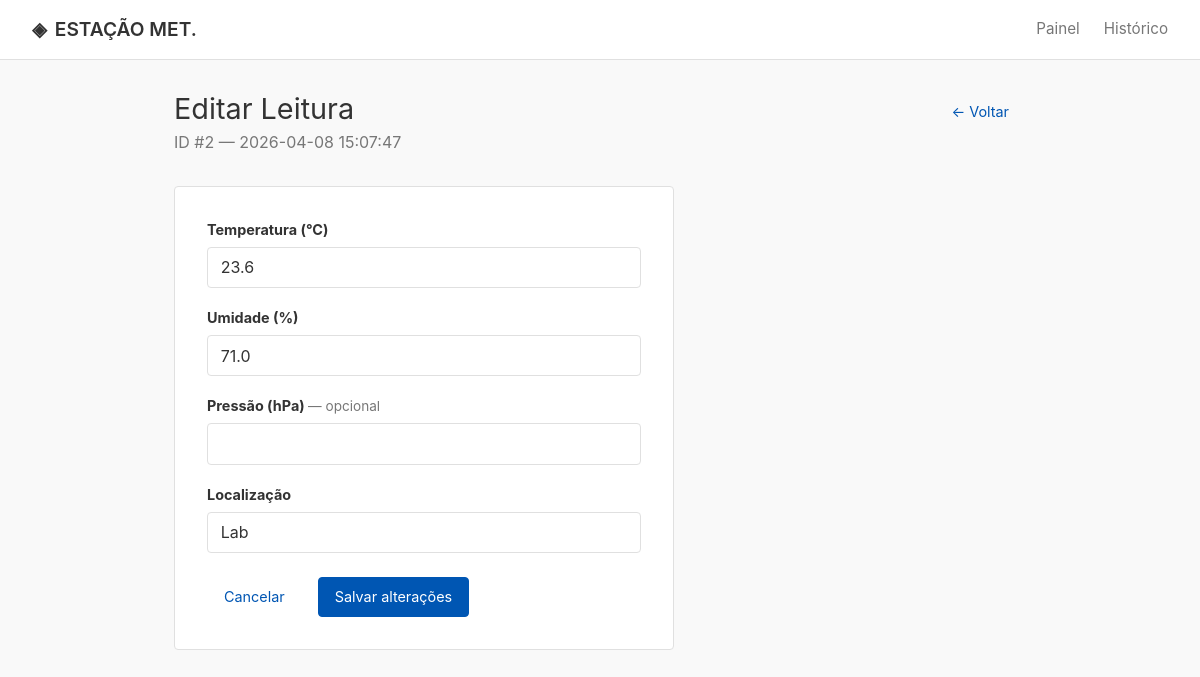
Page /leituras/2/editar on the committed database.
### tables this page shows
CREATE TABLE leituras (
    id INTEGER PRIMARY KEY AUTOINCREMENT,
    temperatura REAL NOT NULL,
    umidade REAL NOT NULL,
    pressao REAL,
    localizacao TEXT DEFAULT 'Lab',
    timestamp DATETIME DEFAULT (datetime('now','localtime'))
);

### app.py (the view)
@app.route('/leituras/<int:id>/editar', methods=['GET'])
def editar_form(id):
    leituraEncontrada = buscarLeitura(id)
    if leituraEncontrada is None:
        return 'Leitura não encontrada', 404
    return render_template('editar.html', leitura=leituraEncontrada)

### database.py (called while the page is built)
def obterConexaoBanco():
    conexao = sqlite3.connect(caminhoBanco, timeout=10)
    conexao.execute('PRAGMA journal_mode=WAL')
    conexao.execute('PRAGMA busy_timeout=5000')
    conexao.row_factory = sqlite3.Row
    return conexao

def buscarLeitura(id):
    conexao = obterConexaoBanco()
    linha = conexao.execute('SELECT * FROM leituras WHERE id = ?', (id,)).fetchone()
    conexao.close()
    return linha

### templates/editar.html (shortened to what this page needs)
{% extends 'base.html' %}
{% block content %}
<div class="page-header">
  <div>
    <h1 class="page-title">Editar Leitura</h1>
    <p class="page-sub">ID #{{ leitura['id'] }} — {{ leitura['timestamp'] }}</p>
  </div>
  <a href="{{ url_for('listar') }}" class="btn btn-ghost">← Voltar</a>
</div>
<div class="form-card">
  <form method="POST" action="{{ url_for('editar_submit', id=leitura['id']) }}">
    <div class="form-group">
      <label for="temperatura">Temperatura (°C)</label>
      <input
        type="number" step="0.1" id="temperatura" name="temperatura"
        value="{{ leitura['temperatura'] }}" required
        class="form-input"
      >
    </div>
    <div class="form-group">
      <label for="umidade">Umidade (%)</label>
      <input
        type="number" step="0.1" id="umidade" name="umidade"
        value="{{ leitura['umidade'] }}" required
        class="form-input"
      >
    </div>
    <div class="form-group">
      <label for="pressao">Pressão (hPa) <span class="optional">— opcional</span></label>
      <input
        type="number" step="0.1" id="pressao" name="pressao"
        value="{{ leitura['pressao'] if leitura['pressao'] else '' }}"
        class="form-input"
      >
    </div>
    <div class="form-group">
      <label for="localizacao">Localização</label>
      <input
        type="text" id="localizacao" name="localizacao"
        value="{{ leitura['localizacao'] }}"
        class="form-input"
      >
    </div>
    <div class="form-actions">
      <a href="{{ url_for('listar') }}" class="btn btn-ghost">Cancelar</a>
      <button type="submit" class="btn btn-primary">Salvar alterações</button>
    </div>
  </form>
</div>
{% endblock %}

### static/css/style.css (style rules this page uses)
:root { --bg: #f9f9f9; --bg-card: #ffffff; --bg-table: #ffffff; --border: #e0e0e0; --text: #333333; --muted: #777777; --accent: #0056b3; --green: #28a745; --yellow: #ffc107; --red: #dc3545; --mono: 'Courier New', Courier, monospace; --sans: -apple-system, BlinkMacSystemFont, "Segoe UI", Roboto, "Helvetica Neue", Arial, sans-serif; }
*, *::before, *::after { box-sizing: border-box; margin: 0; padding: 0; }
html { font-size: 16px; }
body { background: var(--bg); color: var(--text); font-family: var(--sans); min-height: 100vh; display: flex; flex-direction: column; line-height: 1.5; }
a { color: var(--accent); text-decoration: none; }
.page-header { display: flex; align-items: flex-start; justify-content: space-between; margin-bottom: 2rem; gap: 1rem; flex-wrap: wrap; }
.page-title { font-size: 1.8rem; font-weight: normal; letter-spacing: normal; line-height: 1.2; text-transform: none; }
.page-sub { color: var(--muted); font-size: 1rem; margin-top: 0.2rem; font-weight: normal; }
.btn { display: inline-flex; align-items: center; gap: 0.4rem; padding: 0.5rem 1rem; border-radius: 4px; font-family: var(--sans); font-size: 0.9rem; font-weight: normal; text-transform: none; cursor: pointer; border: 1px solid var(--border); box-shadow: none; transition: none; background: var(--bg-card); color: var(--text); }
.btn-primary { background: var(--accent); color: #ffffff; border-color: var(--accent); }
.btn-ghost { background: transparent; border-color: transparent; color: var(--accent); }
.form-card { background: var(--bg-card); border: 1px solid var(--border); border-radius: 4px; padding: 2rem; max-width: 500px; box-shadow: none; margin-bottom: 2rem; }
.form-group { margin-bottom: 1.2rem; }
.form-group label { display: block; font-size: 0.9rem; font-weight: bold; letter-spacing: normal; text-transform: none; color: var(--text); margin-bottom: 0.4rem; background: transparent; padding: 0; border: none; }
.optional { text-transform: none; color: var(--muted); font-size: 0.85rem; font-weight: normal; background: transparent; border: none; padding: 0; }
.form-input { width: 100%; background: var(--bg-card); border: 1px solid var(--border); color: var(--text); padding: 0.6rem 0.8rem; border-radius: 4px; font-family: var(--sans); font-size: 1rem; font-weight: normal; outline: none; box-shadow: none; transition: none; }
.form-actions { display: flex; gap: 1rem; margin-top: 1.5rem; }

### rows in the picture
leituras: id "2", timestamp "2026-04-08 15:07:47", temperatura "23.6", umidade "71.0", localizacao "Lab"
